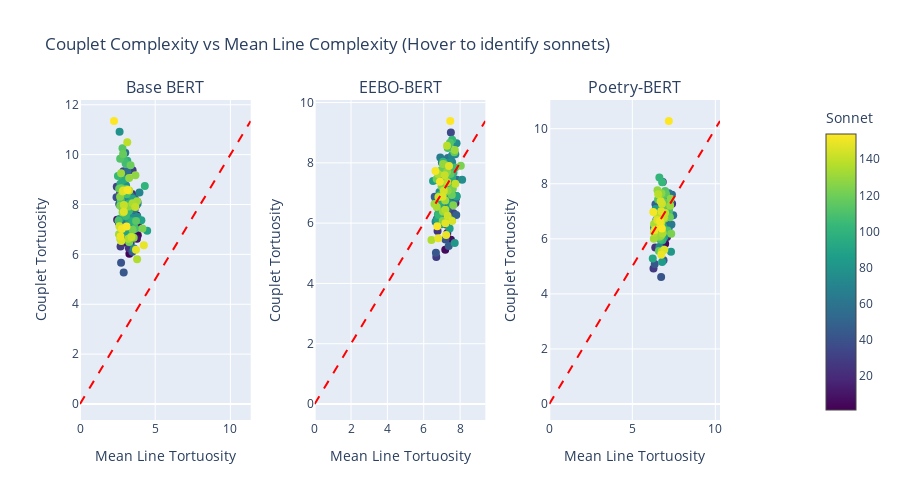

Write notebook code for a chart like this one.
### Markdown cell above
## Couplet Analysis

Examine whether the final couplet is more or less complex than the average line in each sonnet

### Code cell
import plotly.graph_objects as go
from plotly.subplots import make_subplots

# Create interactive scatter plots for couplet analysis
fig = make_subplots(
    rows=1, cols=3,
    subplot_titles=('Base BERT', 'EEBO-BERT', 'Poetry-BERT'),
    horizontal_spacing=0.1
)

# Base BERT
fig.add_trace(
    go.Scatter(
        x=results['base_layer3']['semantic_tortuosity'],
        y=results['base_layer3']['couplet_tortuosity'] if 'couplet_tortuosity' in results['base_layer3'].columns else [0]*len(results['base_layer3']),
        mode='markers',
        marker=dict(size=8, color=results['base_layer3']['sonnet'], colorscale='Viridis', showscale=False),
        text=results['base_layer3']['sonnet'].apply(lambda x: f'Sonnet {x}'),
        hovertemplate='<b>%{text}</b><br>Mean Line: %{x:.3f}<br>Couplet: %{y:.3f}<extra></extra>',
        name='Base BERT'
    ),
    row=1, col=1
)

# EEBO-BERT
fig.add_trace(
    go.Scatter(
        x=results['eebo_semantic']['mean_line_tortuosity'],
        y=results['eebo_semantic']['couplet_tortuosity'],
        mode='markers',
        marker=dict(size=8, color=results['eebo_semantic']['sonnet'], colorscale='Viridis', showscale=False),
        text=results['eebo_semantic']['sonnet'].apply(lambda x: f'Sonnet {x}'),
        hovertemplate='<b>%{text}</b><br>Mean Line: %{x:.3f}<br>Couplet: %{y:.3f}<extra></extra>',
        name='EEBO-BERT'
    ),
    row=1, col=2
)

# Poetry-BERT
fig.add_trace(
    go.Scatter(
        x=results['poetry_semantic']['mean_line_tortuosity'],
        y=results['poetry_semantic']['couplet_tortuosity'],
        mode='markers',
        marker=dict(size=8, color=results['poetry_semantic']['sonnet'], colorscale='Viridis', showscale=True,
                   colorbar=dict(title="Sonnet", x=1.15)),
        text=results['poetry_semantic']['sonnet'].apply(lambda x: f'Sonnet {x}'),
        hovertemplate='<b>%{text}</b><br>Mean Line: %{x:.3f}<br>Couplet: %{y:.3f}<extra></extra>',
        name='Poetry-BERT'
    ),
    row=1, col=3
)

# Add y=x reference lines
for col in range(1, 4):
    if col == 1:
        max_val = max(results['base_layer3']['semantic_tortuosity'].max(), 
                     results['base_layer3']['couplet_tortuosity'].max() if 'couplet_tortuosity' in results['base_layer3'].columns else 0)
    elif col == 2:
        max_val = max(results['eebo_semantic']['mean_line_tortuosity'].max(), 
                     results['eebo_semantic']['couplet_tortuosity'].max())
    else:
        max_val = max(results['poetry_semantic']['mean_line_tortuosity'].max(), 
                     results['poetry_semantic']['couplet_tortuosity'].max())
    
    fig.add_trace(
        go.Scatter(
            x=[0, max_val],
            y=[0, max_val],
            mode='lines',
            line=dict(color='red', dash='dash', width=2),
            showlegend=False,
            hoverinfo='skip'
        ),
        row=1, col=col
    )

# Update axes
fig.update_xaxes(title_text="Mean Line Tortuosity", row=1, col=1)
fig.update_xaxes(title_text="Mean Line Tortuosity", row=1, col=2)
fig.update_xaxes(title_text="Mean Line Tortuosity", row=1, col=3)

fig.update_yaxes(title_text="Couplet Tortuosity", row=1, col=1)
fig.update_yaxes(title_text="Couplet Tortuosity", row=1, col=2)
fig.update_yaxes(title_text="Couplet Tortuosity", row=1, col=3)

fig.update_layout(
    height=500,
    title_text="Couplet Complexity vs Mean Line Complexity (Hover to identify sonnets)",
    showlegend=False
)

fig.show()

# Statistics
print("\n" + "="*80)
print("COUPLET COMPLEXITY STATISTICS")
print("="*80)

# We need to check if base_layer3 has couplet data
if 'couplet_tortuosity' in results['base_layer3'].columns:
    base_high_couplet = (results['base_layer3']['couplet_tortuosity'] > results['base_layer3']['semantic_tortuosity']).sum()
    print(f"\nBase BERT:   {base_high_couplet} sonnets ({base_high_couplet/len(results['base_layer3'])*100:.1f}%) have couplets more complex than average line")

eebo_high_couplet = (results['eebo_semantic']['couplet_tortuosity'] > results['eebo_semantic']['mean_line_tortuosity']).sum()
print(f"EEBO-BERT:   {eebo_high_couplet} sonnets ({eebo_high_couplet/len(results['eebo_semantic'])*100:.1f}%) have couplets more complex than average line")

poetry_high_couplet = (results['poetry_semantic']['couplet_tortuosity'] > results['poetry_semantic']['mean_line_tortuosity']).sum()
print(f"Poetry-BERT: {poetry_high_couplet} sonnets ({poetry_high_couplet/len(results['poetry_semantic'])*100:.1f}%) have couplets more complex than average line")

print("\nInterpretation:")
print("- Points ABOVE the red line: couplet is more complex than average line")
print("- Points BELOW the red line: couplet is less complex than average line")
print("- Hover over points to identify specific sonnets")

### Figure 1 — Plotly figure (JSON) as saved in the notebook; plotly's stock layout.template omitted (floating-point values rounded to 4 significant figures; data arrays with more than 128 entries replaced by an {"elided": "..."} marker saying what was removed)
{"data": [{"hovertemplate": "<b>%{text}</b><br>Mean Line: %{x:.3f}<br>Couplet: %{y:.3f}<extra></extra>", "marker": {"color": {"elided": "154 int values"}, "colorscale": [[0, "#440154"], [0.1111, "#482878"], [0.2222, "#3e4989"], [0.3333, "#31688e"], [0.4444, "#26828e"], [0.5556, "#1f9e89"], [0.6667, "#35b779"], [0.7778, "#6ece58"], [0.8889, "#b5de2b"], [1, "#fde725"]], "showscale": false, "size": 8}, "mode": "markers", "name": "Base BERT", "text": {"elided": "154 str values"}, "type": "scatter", "x": {"elided": "154 float values"}, "xaxis": "x", "y": {"elided": "154 float values"}, "yaxis": "y"}, {"hovertemplate": "<b>%{text}</b><br>Mean Line: %{x:.3f}<br>Couplet: %{y:.3f}<extra></extra>", "marker": {"color": {"elided": "154 int values"}, "colorscale": [[0, "#440154"], [0.1111, "#482878"], [0.2222, "#3e4989"], [0.3333, "#31688e"], [0.4444, "#26828e"], [0.5556, "#1f9e89"], [0.6667, "#35b779"], [0.7778, "#6ece58"], [0.8889, "#b5de2b"], [1, "#fde725"]], "showscale": false, "size": 8}, "mode": "markers", "name": "EEBO-BERT", "text": {"elided": "154 str values"}, "type": "scatter", "x": {"elided": "154 float values"}, "xaxis": "x2", "y": {"elided": "154 float values"}, "yaxis": "y2"}, {"hovertemplate": "<b>%{text}</b><br>Mean Line: %{x:.3f}<br>Couplet: %{y:.3f}<extra></extra>", "marker": {"color": {"elided": "154 int values"}, "colorbar": {"title": {"text": "Sonnet"}, "x": 1.15}, "colorscale": [[0, "#440154"], [0.1111, "#482878"], [0.2222, "#3e4989"], [0.3333, "#31688e"], [0.4444, "#26828e"], [0.5556, "#1f9e89"], [0.6667, "#35b779"], [0.7778, "#6ece58"], [0.8889, "#b5de2b"], [1, "#fde725"]], "showscale": true, "size": 8}, "mode": "markers", "name": "Poetry-BERT", "text": {"elided": "154 str values"}, "type": "scatter", "x": {"elided": "154 float values"}, "xaxis": "x3", "y": {"elided": "154 float values"}, "yaxis": "y3"}, {"hoverinfo": "skip", "line": {"color": "red", "dash": "dash", "width": 2}, "mode": "lines", "showlegend": false, "type": "scatter", "x": [0, 11.35], "xaxis": "x", "y": [0, 11.35], "yaxis": "y"}, {"hoverinfo": "skip", "line": {"color": "red", "dash": "dash", "width": 2}, "mode": "lines", "showlegend": false, "type": "scatter", "x": [0, 9.388], "xaxis": "x2", "y": [0, 9.388], "yaxis": "y2"}, {"hoverinfo": "skip", "line": {"color": "red", "dash": "dash", "width": 2}, "mode": "lines", "showlegend": false, "type": "scatter", "x": [0, 10.28], "xaxis": "x3", "y": [0, 10.28], "yaxis": "y3"}], "layout": {"annotations": [{"font": {"size": 16}, "showarrow": false, "text": "Base BERT", "x": 0.1333, "xanchor": "center", "xref": "paper", "y": 1, "yanchor": "bottom", "yref": "paper"}, {"font": {"size": 16}, "showarrow": false, "text": "EEBO-BERT", "x": 0.5, "xanchor": "center", "xref": "paper", "y": 1, "yanchor": "bottom", "yref": "paper"}, {"font": {"size": 16}, "showarrow": false, "text": "Poetry-BERT", "x": 0.8667, "xanchor": "center", "xref": "paper", "y": 1, "yanchor": "bottom", "yref": "paper"}], "height": 500, "showlegend": false, "title": {"text": "Couplet Complexity vs Mean Line Complexity (Hover to identify sonnets)"}, "xaxis": {"anchor": "y", "domain": [0, 0.2667], "title": {"text": "Mean Line Tortuosity"}}, "xaxis2": {"anchor": "y2", "domain": [0.3667, 0.6333], "title": {"text": "Mean Line Tortuosity"}}, "xaxis3": {"anchor": "y3", "domain": [0.7333, 1], "title": {"text": "Mean Line Tortuosity"}}, "yaxis": {"anchor": "x", "domain": [0, 1], "title": {"text": "Couplet Tortuosity"}}, "yaxis2": {"anchor": "x2", "domain": [0, 1], "title": {"text": "Couplet Tortuosity"}}, "yaxis3": {"anchor": "x3", "domain": [0, 1], "title": {"text": "Couplet Tortuosity"}}}}
